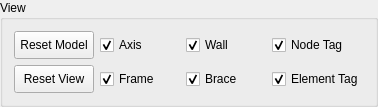
          <widget class="QGroupBox" name="groupBox_14">
           <property name="title">
            <string>View</string>
           </property>
           <layout class="QVBoxLayout" name="verticalLayout_14">
            <item>
             <layout class="QGridLayout" name="gridLayout_11">
              <item row="0" column="1">
               <widget class="QCheckBox" name="plot_axis">
                <property name="minimumSize">
                 <size>
                  <width>80</width>
                  <height>28</height>
                 </size>
                </property>
                <property name="maximumSize">
                 <size>
                  <width>100</width>
                  <height>16777215</height>
                 </size>
                </property>
                <property name="text">
                 <string>Axis</string>
                </property>
                <property name="checked">
                 <bool>true</bool>
                </property>
               </widget>
              </item>
              <item row="0" column="0">
               <widget class="QPushButton" name="reset_model">
                <property name="minimumSize">
                 <size>
                  <width>70</width>
                  <height>28</height>
                 </size>
                </property>
                <property name="maximumSize">
                 <size>
                  <width>140</width>
                  <height>40</height>
                 </size>
                </property>
                <property name="toolTip">
                 <string>&lt;html&gt;&lt;head/&gt;&lt;body&gt;&lt;p&gt;Delete all model components.&lt;/p&gt;&lt;/body&gt;&lt;/html&gt;</string>
                </property>
                <property name="text">
                 <string>Reset Model</string>
                </property>
               </widget>
              </item>
              <item row="1" column="1">
               <widget class="QCheckBox" name="plot_frame">
                <property name="minimumSize">
                 <size>
                  <width>80</width>
                  <height>28</height>
                 </size>
                </property>
                <property name="maximumSize">
                 <size>
                  <width>100</width>
                  <height>16777215</height>
                 </size>
                </property>
                <property name="text">
                 <string>Frame</string>
                </property>
                <property name="checked">
                 <bool>true</bool>
                </property>
               </widget>
              </item>
              <item row="1" column="0">
               <widget class="QPushButton" name="reset_view">
                <property name="minimumSize">
                 <size>
                  <width>70</width>
                  <height>28</height>
                 </size>
                </property>
                <property name="maximumSize">
                 <size>
                  <width>140</width>
                  <height>40</height>
                 </size>
                </property>
                <property name="toolTip">
                 <string>&lt;html&gt;&lt;head/&gt;&lt;body&gt;&lt;p&gt;Reset to default view.&lt;/p&gt;&lt;/body&gt;&lt;/html&gt;</string>
                </property>
                <property name="text">
                 <string>Reset View</string>
                </property>
               </widget>
              </item>
              <item row="1" column="2">
               <widget class="QCheckBox" name="plot_brace">
                <property name="minimumSize">
                 <size>
                  <width>80</width>
                  <height>28</height>
                 </size>
                </property>
                <property name="maximumSize">
                 <size>
                  <width>100</width>
                  <height>16777215</height>
                 </size>
                </property>
                <property name="text">
                 <string>Brace</string>
                </property>
                <property name="checked">
                 <bool>true</bool>
                </property>
               </widget>
              </item>
              <item row="0" column="2">
               <widget class="QCheckBox" name="plot_wall">
                <property name="minimumSize">
                 <size>
                  <width>80</width>
                  <height>28</height>
                 </size>
                </property>
                <property name="maximumSize">
                 <size>
                  <width>100</width>
                  <height>16777215</height>
                 </size>
                </property>
                <property name="text">
                 <string>Wall</string>
                </property>
                <property name="checked">
                 <bool>true</bool>
                </property>
               </widget>
              </item>
              <item row="1" column="3">
               <widget class="QCheckBox" name="plot_element_tag">
                <property name="minimumSize">
                 <size>
                  <width>80</width>
                  <height>28</height>
                 </size>
                </property>
                <property name="maximumSize">
                 <size>
                  <width>120</width>
                  <height>16777215</height>
                 </size>
                </property>
                <property name="text">
                 <string>Element Tag</string>
                </property>
                <property name="checked">
                 <bool>true</bool>
                </property>
               </widget>
              </item>
              <item row="0" column="3">
               <widget class="QCheckBox" name="plot_node_tag">
                <property name="minimumSize">
                 <size>
                  <width>80</width>
                  <height>28</height>
                 </size>
                </property>
                <property name="maximumSize">
                 <size>
                  <width>120</width>
                  <height>16777215</height>
                 </size>
                </property>
                <property name="text">
                 <string>Node Tag</string>
                </property>
                <property name="checked">
                 <bool>true</bool>
                </property>
               </widget>
              </item>
             </layout>
            </item>
           </layout>
          </widget>
